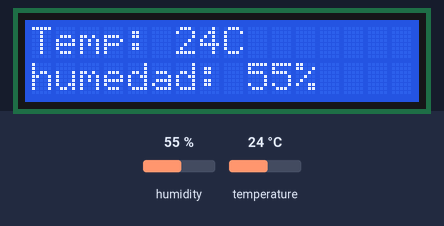
This sketch was run on a simulated Arduino Uno, built with avr-gcc and run on an emulated ATmega328P. On the bench: 16×2 character LCD. The test bench sets the inputs (shaded band); at power-on: humidity 55 %, temperature 24 °C. What the sketch prints to the serial monitor is not drawn.

Above: at 1.2 s.
1.3 s: humidity set to 22 %
At 3.5 s:
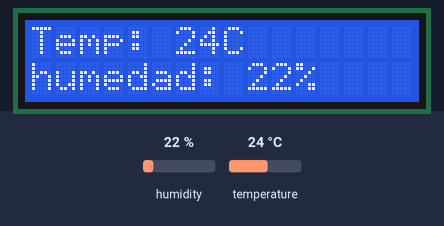
4.6 s: temperature set to 12 °C
At 5.8 s:
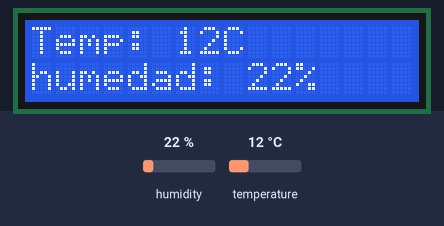
7.9 s: humidity set to 40 %
At 10.6 s:
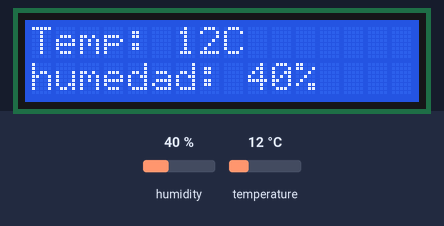
11.7 s: temperature set to 19 °C
At 14.1 s:
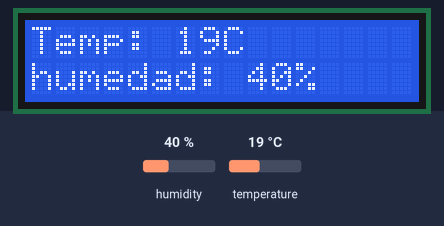
Timing chart, 0 to 15.6 s (numbered marks = the images above; inputs shaded):
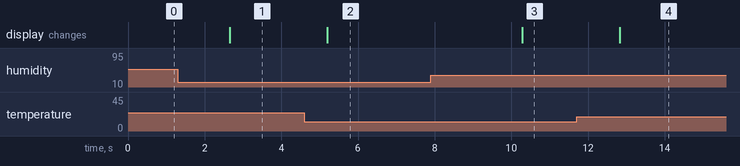

Measured:
- after the input at 1.3 s, the display: changes after 1.4 s (image 1)
- after the input at 4.6 s, the display: changes after 0.60 s (image 2)
- after the input at 7.9 s, the display: changes after 2.4 s (image 3)
- after the input at 11.7 s, the display: changes after 1.1 s (image 4)

The sketch:

i2c-dht.ino
```cpp
#include "DHT.h"
#define DHTPIN 12
#define DHTTYPE DHT11

DHT dht(DHTPIN, DHTTYPE);

#include <Wire.h>
#include <LiquidCrystal_I2C.h>
LiquidCrystal_I2C lcd(0x27, 2, 1, 0, 4, 5, 6, 7, 3, POSITIVE);


void setup() {
  Serial.begin(9600);
  lcd.begin(16,2);
  dht.begin();
}

void loop() {
  int h = dht.readHumidity();
  int t = dht.readTemperature();
  lcd.setCursor(0, 0);
  lcd.print("Temp: ");
  lcd.print(t);
  lcd.print("C");


  lcd.setCursor(0,1);
  lcd.print("humedad: ");
  lcd.print(h);
  lcd.print("%");

  Serial.print("Temp: ");
  Serial.print(t);
  Serial.print("C, humedad: ");
  Serial.print(h);
  Serial.println("%");
  delay (2500);
}
```
